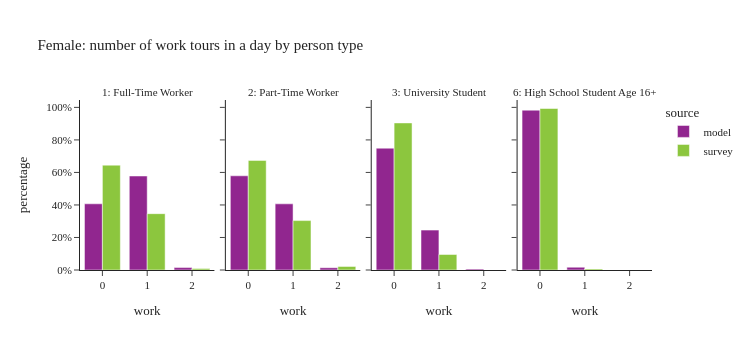

This figure's notebook cell:
### Code cell
plot_work_tour_ptype(per_data[(per_data['ptype'].isin(worker_ptype)) & (per_data['sex']==2)],"Female: number of work tours in a day by person type")

### Figure 1 — Plotly figure (JSON) as saved in the notebook; plotly's stock layout.template omitted (floating-point values rounded to 4 significant figures)
{"data": [{"alignmentgroup": "True", "customdata": [[304868], [432957], [11095]], "hovertemplate": "source=model<br>ptype_label=1: Full-Time Worker<br>work=%{x}<br>percentage=%{y}<br>sample_size=%{customdata[0]}<extra></extra>", "legendgroup": "model", "marker": {"color": "#91268F", "pattern": {"shape": ""}}, "name": "model", "offsetgroup": "model", "orientation": "v", "showlegend": true, "textposition": "auto", "type": "bar", "x": [0.0, 1.0, 2.0], "xaxis": "x", "y": [0.4071, 0.5781, 0.01481], "yaxis": "y"}, {"alignmentgroup": "True", "customdata": [[129480], [90949], [3111]], "hovertemplate": "source=model<br>ptype_label=2: Part-Time Worker<br>work=%{x}<br>percentage=%{y}<br>sample_size=%{customdata[0]}<extra></extra>", "legendgroup": "model", "marker": {"color": "#91268F", "pattern": {"shape": ""}}, "name": "model", "offsetgroup": "model", "orientation": "v", "showlegend": false, "textposition": "auto", "type": "bar", "x": [0.0, 1.0, 2.0], "xaxis": "x2", "y": [0.5792, 0.4069, 0.01392], "yaxis": "y2"}, {"alignmentgroup": "True", "customdata": [[68232], [22349], [497]], "hovertemplate": "source=model<br>ptype_label=3: University Student<br>work=%{x}<br>percentage=%{y}<br>sample_size=%{customdata[0]}<extra></extra>", "legendgroup": "model", "marker": {"color": "#91268F", "pattern": {"shape": ""}}, "name": "model", "offsetgroup": "model", "orientation": "v", "showlegend": false, "textposition": "auto", "type": "bar", "x": [0.0, 1.0, 2.0], "xaxis": "x3", "y": [0.7492, 0.2454, 0.005457], "yaxis": "y3"}, {"alignmentgroup": "True", "customdata": [[58349], [1017]], "hovertemplate": "source=model<br>ptype_label=6: High School Student Age 16+<br>work=%{x}<br>percentage=%{y}<br>sample_size=%{customdata[0]}<extra></extra>", "legendgroup": "model", "marker": {"color": "#91268F", "pattern": {"shape": ""}}, "name": "model", "offsetgroup": "model", "orientation": "v", "showlegend": false, "textposition": "auto", "type": "bar", "x": [0.0, 1.0], "xaxis": "x4", "y": [0.9829, 0.01713], "yaxis": "y4"}, {"alignmentgroup": "True", "customdata": [[785], [387], [4]], "hovertemplate": "source=survey<br>ptype_label=1: Full-Time Worker<br>work=%{x}<br>percentage=%{y}<br>sample_size=%{customdata[0]}<extra></extra>", "legendgroup": "survey", "marker": {"color": "#8CC63E", "pattern": {"shape": ""}}, "name": "survey", "offsetgroup": "survey", "orientation": "v", "showlegend": true, "textposition": "auto", "type": "bar", "x": [0.0, 1.0, 2.0], "xaxis": "x", "y": [0.6449, 0.3465, 0.008656], "yaxis": "y"}, {"alignmentgroup": "True", "customdata": [[296], [103], [3]], "hovertemplate": "source=survey<br>ptype_label=2: Part-Time Worker<br>work=%{x}<br>percentage=%{y}<br>sample_size=%{customdata[0]}<extra></extra>", "legendgroup": "survey", "marker": {"color": "#8CC63E", "pattern": {"shape": ""}}, "name": "survey", "offsetgroup": "survey", "orientation": "v", "showlegend": false, "textposition": "auto", "type": "bar", "x": [0.0, 1.0, 2.0], "xaxis": "x2", "y": [0.674, 0.3039, 0.02203], "yaxis": "y2"}, {"alignmentgroup": "True", "customdata": [[93], [17]], "hovertemplate": "source=survey<br>ptype_label=3: University Student<br>work=%{x}<br>percentage=%{y}<br>sample_size=%{customdata[0]}<extra></extra>", "legendgroup": "survey", "marker": {"color": "#8CC63E", "pattern": {"shape": ""}}, "name": "survey", "offsetgroup": "survey", "orientation": "v", "showlegend": false, "textposition": "auto", "type": "bar", "x": [0.0, 1.0], "xaxis": "x3", "y": [0.9046, 0.09544], "yaxis": "y3"}, {"alignmentgroup": "True", "customdata": [[35], [1]], "hovertemplate": "source=survey<br>ptype_label=6: High School Student Age 16+<br>work=%{x}<br>percentage=%{y}<br>sample_size=%{customdata[0]}<extra></extra>", "legendgroup": "survey", "marker": {"color": "#8CC63E", "pattern": {"shape": ""}}, "name": "survey", "offsetgroup": "survey", "orientation": "v", "showlegend": false, "textposition": "auto", "type": "bar", "x": [0.0, 1.0], "xaxis": "x4", "y": [0.9932, 0.006832], "yaxis": "y4"}], "layout": {"annotations": [{"font": {}, "showarrow": false, "text": "1: Full-Time Worker", "x": 0.1175, "xanchor": "center", "xref": "paper", "y": 1.0, "yanchor": "bottom", "yref": "paper"}, {"font": {}, "showarrow": false, "text": "2: Part-Time Worker", "x": 0.3725, "xanchor": "center", "xref": "paper", "y": 1.0, "yanchor": "bottom", "yref": "paper"}, {"font": {}, "showarrow": false, "text": "3: University Student", "x": 0.6275, "xanchor": "center", "xref": "paper", "y": 1.0, "yanchor": "bottom", "yref": "paper"}, {"font": {}, "showarrow": false, "text": "6: High School Student Age 16+", "x": 0.8825, "xanchor": "center", "xref": "paper", "y": 1.0, "yanchor": "bottom", "yref": "paper"}], "barmode": "group", "height": 350, "legend": {"title": {"text": "source"}, "tracegroupgap": 0}, "title": {"text": "Female: number of work tours in a day by person type"}, "width": 750, "xaxis": {"anchor": "y", "domain": [0.0, 0.235], "title": {"text": "work"}}, "xaxis2": {"anchor": "y2", "domain": [0.255, 0.49], "matches": "x", "title": {"text": "work"}}, "xaxis3": {"anchor": "y3", "domain": [0.51, 0.745], "matches": "x", "title": {"text": "work"}}, "xaxis4": {"anchor": "y4", "domain": [0.765, 1.0], "matches": "x", "title": {"text": "work"}}, "yaxis": {"anchor": "x", "domain": [0.0, 1.0], "tickformat": ".0%", "title": {"text": "percentage"}}, "yaxis2": {"anchor": "x2", "domain": [0.0, 1.0], "matches": "y", "showticklabels": false, "tickformat": ".0%"}, "yaxis3": {"anchor": "x3", "domain": [0.0, 1.0], "matches": "y", "showticklabels": false}, "yaxis4": {"anchor": "x4", "domain": [0.0, 1.0], "matches": "y", "showticklabels": false}}}
